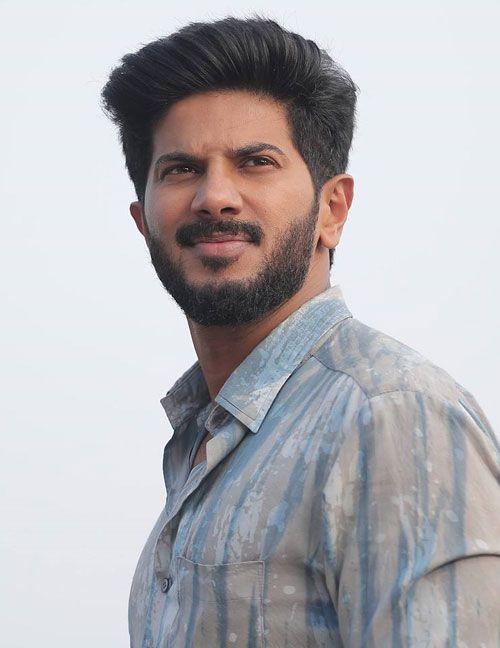
#> input picture test/dq.jpg, 500 x 648 px
$ python -i main.py   (imports and definitions only)
#> lines starting #> are read from the running program, lines starting #| are printed output that depends on the picture
import cv2
import joblib
import warnings
# [1 line not run here, left out]
import matplotlib.pyplot as plt
import numpy as np
import pywt
import pandas as pd
import json
import streamlit as st
from PIL import Image, ImageOps
import re


__class_name_to_number = {}
__class_number_to_name = {}


# [6 lines not run here, left out]


img1 = ("./test/dq.jpg")


# [13 lines not run here, left out]


def class_number_to_name(class_num):
    return __class_number_to_name[class_num]


# [2 lines not run here, left out]


def classify_image(file_path):

    imgs = get_cropped_image_if_2_eyes(file_path)


    result = []
    for img in imgs:
        scalled_raw_img = cv2.resize(img, (32, 32))
        img_har = w2d(img, 'db1', 5)
        scalled_img_har = cv2.resize(img_har, (32, 32))
        combined_img = np.vstack((scalled_raw_img.reshape(32 * 32 * 3, 1), scalled_img_har.reshape(32 * 32, 1)))

        len_image_array = 32*32*3 + 32*32

        final = combined_img.reshape(1,len_image_array).astype(float)
        class_no = model.predict(final)
        print(class_no)
        result.append({
            'class': class_number_to_name(model.predict(final)[0]),
            #'class_probability': np.around(model.predict_proba(final)*100,2).tolist()[0],
            #'class_dictionary': __class_name_to_number
        })
        df = pd.DataFrame(result)

    return df

def w2d(img, mode='haar', level=1):
    imArray = img
    #Datatype conversions
    #convert to grayscale
    imArray = cv2.cvtColor( imArray,cv2.COLOR_RGB2GRAY )
    #convert to float
    imArray =  np.float32(imArray)
    imArray /= 255;
    # compute coefficients
    coeffs=pywt.wavedec2(imArray, mode, level=level)

    #Process Coefficients
    coeffs_H=list(coeffs)
    coeffs_H[0] *= 0;

    # reconstruction
    imArray_H=pywt.waverec2(coeffs_H, mode);
    imArray_H *= 255;
    imArray_H =  np.uint8(imArray_H)

    return imArray_H


def get_cropped_image_if_2_eyes(image_path):
#> called with image_path = 'test/dq.jpg'
    face_cascade = cv2.CascadeClassifier('./opencv/haarcascades/haarcascade_frontalface_default.xml')
    eye_cascade = cv2.CascadeClassifier('./opencv/haarcascades/haarcascade_eye.xml')

    img = cv2.imread(image_path)
#> img is the input picture: shape (648, 500, 3); mean B, G, R 181.6, 178, 179.7

    gray = cv2.cvtColor(img, cv2.COLOR_BGR2GRAY)
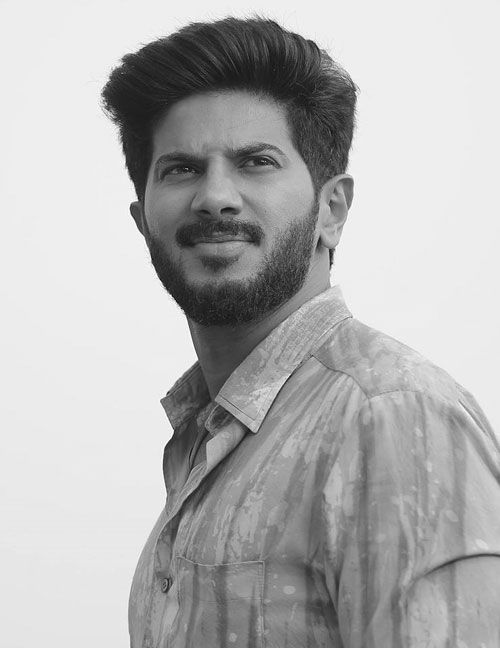
#> gray: shape (648, 500); min 4, max 255, mean 179
    faces = face_cascade.detectMultiScale(gray, 1.3, 5)
#> faces = [[117, 86, 204, 204]]

    cropped_faces = []
    for (x,y,w,h) in faces:
            roi_gray = gray[y:y+h, x:x+w]
            roi_color = img[y:y+h, x:x+w]
            eyes = eye_cascade.detectMultiScale(roi_gray)
            if len(eyes) >= 2:
                cropped_faces.append(roi_color)
#> this loop made 1 pass
#> (x, y, w, h, eyes) on pass 1: (117, 86, 204, 204, [[111, 50, 50, 50], [38, 60, 48, 48]])
#> pass 1, in get_cropped_image_if_2_eyes, `roi_gray = gray[y:y+h, x:x+w]`:
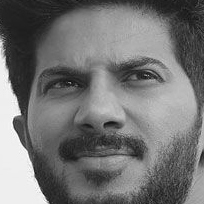
#> roi_gray: shape (204, 204); min 14, max 255, mean 115.2
#> pass 1, in get_cropped_image_if_2_eyes, `roi_color = img[y:y+h, x:x+w]`:
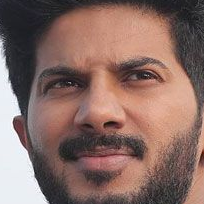
#> roi_color: shape (204, 204, 3); mean B, G, R 100.4, 107.5, 136
#> after the loop, cropped_faces = 1 item
    return cropped_faces

#df = classify_image(img1)
#st.write(df)

def prediction(x):
	pred = classify_image(x)
	st.write(pred)
	print(
    "This image most likely belongs to {}"
    	)
# [9 lines not run here, left out]

>>> result = classify_image('test/dq.jpg')
#> the loop in classify_image, `for img in imgs:` made 1 pass
#> len_image_array on pass 1: 4096
#> pass 1, in classify_image, `scalled_raw_img = cv2.resize(img, (32, 32))`:
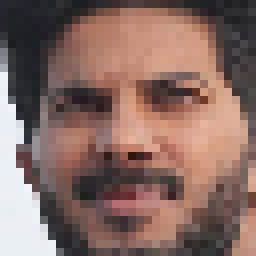
#> scalled_raw_img: shape (32, 32, 3) (shown 8 times larger); mean B, G, R 99.7, 106.8, 135.3
#> after the loop in classify_image, `for img in imgs:`:
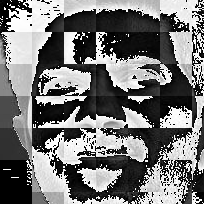
#> img_har: shape (204, 204); min 0, max 255, mean 116.5
#> after the loop in classify_image, `for img in imgs:`: result = []
#> (the run stopped early here; a loop or call above may not have finished)

$ run again, on test/mammtty1.jpg
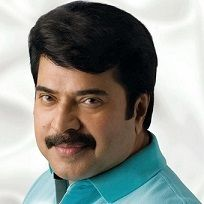
#> input picture test/mammtty1.jpg, 204 x 204 px
#> in get_cropped_image_if_2_eyes, img is the input picture: shape (204, 204, 3); mean B, G, R 141.6, 146.8, 143.6
#> faces = [[21, 65, 90, 90]]
#> the loop in get_cropped_image_if_2_eyes, `for (x,y,w,h) in faces:` made 1 pass
#> (x, y, w, h, eyes) on pass 1: (21, 65, 90, 90, [[15, 21, 24, 24], [54, 19, 31, 31]])
#> pass 1, in get_cropped_image_if_2_eyes, `roi_color = img[y:y+h, x:x+w]`:
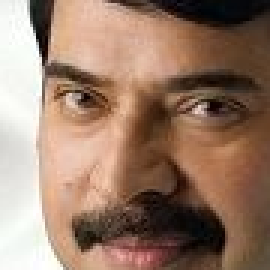
#> roi_color: shape (90, 90, 3) (shown 3 times larger); mean B, G, R 104.5, 122.9, 152.1
#> after the loop in get_cropped_image_if_2_eyes, `for (x,y,w,h) in faces:`: cropped_faces = 1 item
#> the loop in classify_image, `for img in imgs:` made 1 pass
#> len_image_array on pass 1: 4096
#> after the loop in classify_image, `for img in imgs:`:
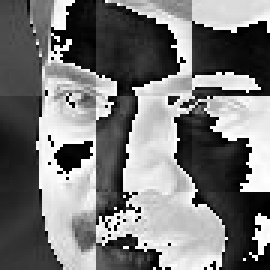
#> img_har: shape (90, 90) (shown 3 times larger); min 0, max 255, mean 119.7
#> after the loop in classify_image, `for img in imgs:`: result = []

$ run again, on test/tovino.jpg
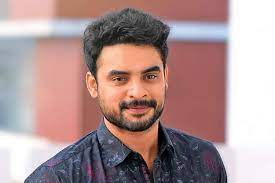
#> input picture test/tovino.jpg, 275 x 183 px
#> in get_cropped_image_if_2_eyes, img is the input picture: shape (183, 275, 3); mean B, G, R 147.4, 147.8, 174.6
#> faces = [[90, 42, 91, 91]]
#> the loop in get_cropped_image_if_2_eyes, `for (x,y,w,h) in faces:` made 1 pass
#> (x, y, w, h, eyes) on pass 1: (90, 42, 91, 91, [[47, 23, 23, 23], [16, 23, 26, 26]])
#> after the loop in get_cropped_image_if_2_eyes, `for (x,y,w,h) in faces:`: cropped_faces = 1 item
#> the loop in classify_image, `for img in imgs:` made 1 pass
#> len_image_array on pass 1: 4096
#> pass 1, in w2d, `imArray = cv2.cvtColor( imArray,cv2.COLOR_RGB2GRAY )`:
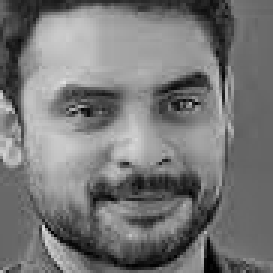
#> imArray: shape (91, 91) (shown 3 times larger); min 0, max 225, mean 118.8
#> after the loop in classify_image, `for img in imgs:`:
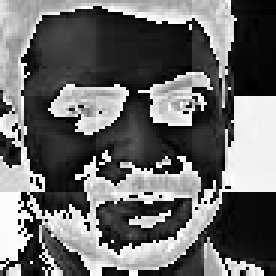
#> img_har: shape (92, 92) (shown 3 times larger); min 0, max 255, mean 105.5
#> after the loop in classify_image, `for img in imgs:`: result = []
